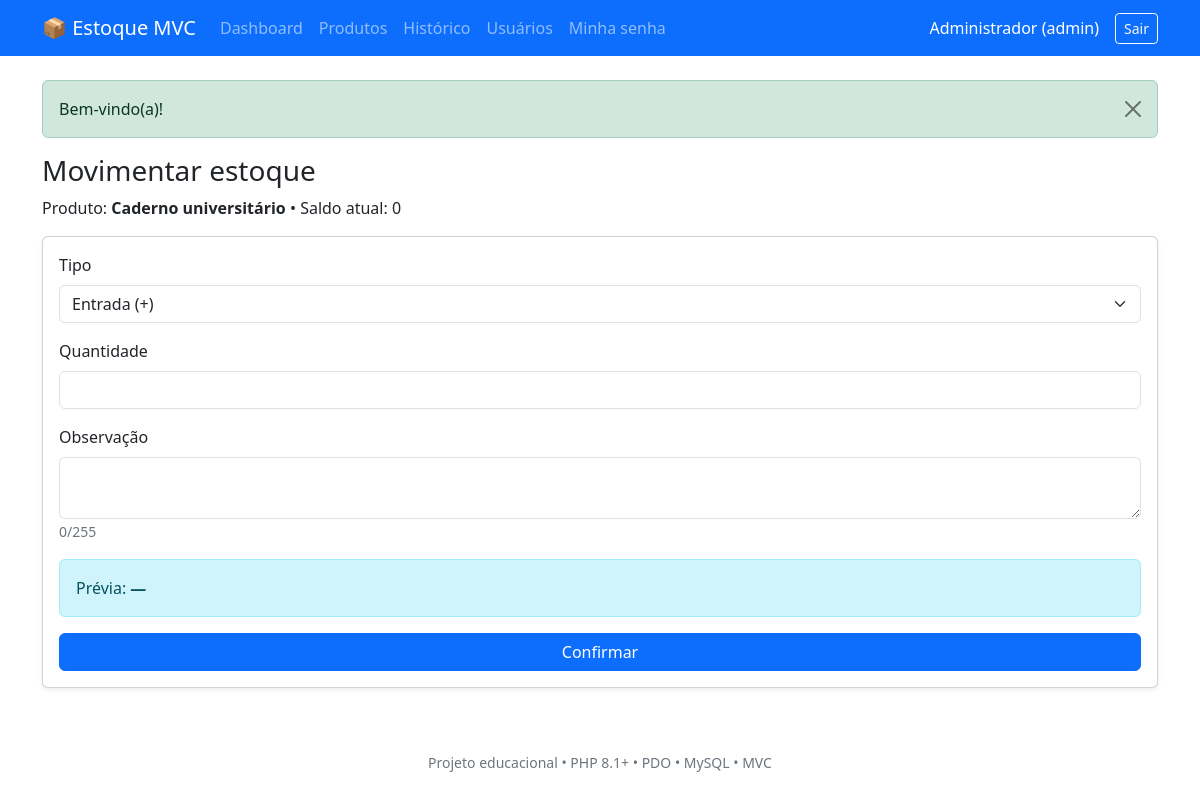
Page /index.php?r=movements.create&produto_id=1 (signed in) on the committed database.
### tables this page shows
CREATE TABLE IF NOT EXISTS usuarios (
 id INT UNSIGNED AUTO_INCREMENT PRIMARY KEY,
 nome VARCHAR(100) NOT NULL,
 email VARCHAR(150) NOT NULL UNIQUE,
 senha_hash VARCHAR(255) NOT NULL,
 perfil ENUM('admin','operador') NOT NULL DEFAULT 'operador',
 ativo TINYINT(1) NOT NULL DEFAULT 1,
 criado_em TIMESTAMP DEFAULT CURRENT_TIMESTAMP
);

CREATE TABLE IF NOT EXISTS produtos (
 id INT UNSIGNED AUTO_INCREMENT PRIMARY KEY,
nome VARCHAR(120) NOT NULL,
 categoria VARCHAR(80) NOT NULL,
 preco DECIMAL(10,2) NOT NULL DEFAULT 0,
 quantidade INT UNSIGNED NOT NULL DEFAULT 0,
 criado_em TIMESTAMP DEFAULT CURRENT_TIMESTAMP,
 CONSTRAINT chk_preco CHECK (preco >= 0)
);

### app/core/View.php (called while the page is built, shortened)
<?php
final class View {
 public static function render(string $template,array $data=[]):void {
  $file=dirname(__DIR__).'/Views/'.$template.'.php';
  extract($data,EXTR_SKIP);
  require dirname(__DIR__).'/Views/layout/header.php';
  require $file;
  require dirname(__DIR__).'/Views/layout/footer.php';
 }
}

### app/Controllers/MovementController.php (called while the page is built, shortened)
<?php
final class MovementController {
public function form():void {
 Auth::requireLogin();
 $id=positiveId($_GET['produto_id']??null);$product=$id?(new Product())->find($id):null;
 View::render('movements/form',['title'=>'Movimentar estoque','product'=>$product]);
}
 }

### public/index.php (called while the page is built, shortened)
<?php
require dirname(__DIR__).'/app/bootstrap.php';
$routes = [
    'login'=>['GET',AuthController::class,'form'], 'login.submit'=>['POST',AuthController::class,'login'],
    'logout'=>['POST',AuthController::class,'logout'], 'password'=>['GET',AuthController::class,'passwordForm'],
    'password.save'=>['POST',AuthController::class,'changePassword'],
    'dashboard'=>['GET',DashboardController::class,'index'],
    'products'=>['GET',ProductController::class,'index'],
    'products.create'=>['GET',ProductController::class,'form'],
    'products.edit'=>['GET',ProductController::class,'form'],
    'products.save'=>['POST',ProductController::class,'save'],
    'products.delete'=>['POST',ProductController::class,'delete'],
    'movements'=>['GET',MovementController::class,'index'],
    'movements.create'=>['GET',MovementController::class,'form'],
    'movements.save'=>['POST',MovementController::class,'save'],
    'users'=>['GET',UserController::class,'index'],
    'users.save'=>['POST',UserController::class,'save'],
    'users.toggle'=>['POST',UserController::class,'toggle'],
   ];
   $route=(string)($_GET['r']??'dashboard');
   [$method,$controller,$action]=$routes[$route];
   try {(new $controller())->$action();}
   catch (Throwable $e) {
    error_log((string)$e);
    http_response_code(500);
    exit('Falha interna. Consulte o registro de erros do PHP.');
   }

### app/bootstrap.php (called while the page is built, shortened)
<?php
spl_autoload_register(function(string $class):void {
    $prefix='App\\';
    $relative=substr($class,strlen($prefix));
    $file=__DIR__.'/'.str_replace('\\','/',$relative).'.php';
});
function e(?string $v):string{return htmlspecialchars((string)$v,ENT_QUOTES|ENT_SUBSTITUTE,'UTF-8');}
function url(string $route,array $args=[]):string{return 'index.php?'.http_build_query(array_merge(['r'=>$route],$args));}
function takeFlash():?array{$f=$_SESSION['flash']??null;unset($_SESSION['flash']);return $f;}
function positiveId(mixed $v):?int{$n=filter_var($v,FILTER_VALIDATE_INT,['options'=>['min_range'=>1]]);return $n===false?null:$n;}

### app/core/Auth.php (called while the page is built, shortened)
<?php
final class Auth {
 public static function user():?array {
  $id=positiveId($_SESSION['user_id']??null);
  $u=(new User())->find($id);
  return $u;
 }
 public static function requireLogin():array {
  $u=self::user();
  return $u;
 }
  }

### app/core/Database.php (called while the page is built, shortened)
<?php
final class Database {
    private static ?PDO $pdo=null;
    public static function connection():PDO {
        if(self::$pdo!==null)return self::$pdo;
        $host=getenv('DB_HOST')?:'127.0.0.1';
        $name=getenv('DB_NAME')?:'estoque_didatico';
        $user=getenv('DB_USER')?:'root';
        $pass=getenv('DB_PASS')?:'';
        self::$pdo=new PDO("mysql:host={$host};dbname={$name};charset=utf8mb4",$user,$pass,[
            PDO::ATTR_ERRMODE=>PDO::ERRMODE_EXCEPTION,
            PDO::ATTR_DEFAULT_FETCH_MODE=>PDO::FETCH_ASSOC,
            PDO::ATTR_EMULATE_PREPARES=>false
        ]);
        return self::$pdo;
    }
}

### app/models/User.php (called while the page is built, shortened)
<?php
final class User {
 public function find(int $id):?array {
  $s=Database::connection()->prepare('SELECT * FROM usuarios WHERE id=?');
  $s->execute([$id]);return $s->fetch()?:null;
 }
}

### app/models/Product.php (called while the page is built, shortened)
<?php
final class Product {
 public function find(int $id):?array {
  $s=Database::connection()->prepare('SELECT * FROM produtos WHERE id=?');
  $s->execute([$id]);return $s->fetch()?:null;
 }
}

### app/Views/movements/form.php (the view, shortened to what this page needs)
<h1 class="h3">Movimentar estoque</h1><p>Produto: <strong><?= e($product['nome']) ?></strong> • Saldo atual: <?= (int)$product['quantidade'] ?></p>
<form class="card card-body shadow-sm needs-validation" novalidate method="post" action="<?= e(url('movements.save')) ?>"><?= Csrf::field() ?><input type="hidden" name="produto_id" value="<?= (int)$product['id'] ?>">
<div class="mb-3"><label for="tipo" class="form-label">Tipo</label><select id="tipo" name="tipo" class="form-select"><option value="entrada">Entrada (+)</option><option value="saida">Saída (-)</option></select></div>
<div class="mb-3"><label for="quantidade" class="form-label">Quantidade</label><input class="form-control" id="quantidade" name="quantidade" type="number" min="1" step="1" required></div>
<div class="mb-3"><label for="observacao" class="form-label">Observação</label><textarea class="form-control" id="observacao" name="observacao" maxlength="255" data-counter="contador"></textarea><small id="contador" class="text-secondary">0/255</small></div>
<div class="alert alert-info">Prévia: <strong id="saldo-previa" data-saldo="<?= (int)$product['quantidade'] ?>">—</strong></div>
<button class="btn btn-primary">Confirmar</button></form>

### app/Views/layout/header.php (shortened to what this page needs)
<?php
$current=Auth::user();
?><!doctype html><html lang="pt-BR"><head><meta charset="utf-8">
<link rel="stylesheet" href="https://cdn.jsdelivr.net/npm/bootstrap@5.3.3/dist/css/bootstrap.min.css">
<link rel="stylesheet" href="assets/css/estilo.css"></head><body>
<?php if(empty($guest)): ?>
<nav class="navbar navbar-expand-lg navbar-dark bg-primary mb-4"><div class="container">
<a class="navbar-brand" href="<?= e(url('dashboard')) ?>">📦 Estoque MVC</a>
<div class="collapse navbar-collapse" id="menu"><div class="navbar-nav me-auto">
<a class="nav-link" href="<?= e(url('dashboard')) ?>">Dashboard</a>
<a class="nav-link" href="<?= e(url('products')) ?>">Produtos</a>
<a class="nav-link" href="<?= e(url('movements')) ?>">Histórico</a>
<?php if($current&&$current['perfil']==='admin'): ?><a class="nav-link" href="<?= e(url('users')) ?>">Usuários</a><?php endif; ?>
<a class="nav-link" href="<?= e(url('password')) ?>">Minha senha</a></div>
<span class="navbar-text text-white me-3"><?= e($current['nome']??'') ?> (<?= e($current['perfil']??'') ?>)</span>
<form method="post" action="<?= e(url('logout')) ?>" class="m-0"><?= Csrf::field() ?><button class="btn btn-outline-light btn-sm">Sair</button></form>
</div></div></nav><?php endif; ?>
<main class="container pb-5">
<?php $flash=takeFlash();if($flash): ?>
<div class="alert alert-<?= e(in_array($flash['type'],['success','danger','warning','info'],true)?$flash['type']:'info') ?> alert-dismissible fade show" role="alert"><?= e($flash['message']) ?><button type="button" class="btn-close" data-bs-dismiss="alert" aria-label="Fechar"></button></div>
<?php endif; ?>

### rows in the picture
usuarios: nome "Administrador", perfil "admin"
produtos: nome "Caderno universitário", quantidade "0"

### other values in the picture
$flash['message'] "Bem-vindo(a)!"
